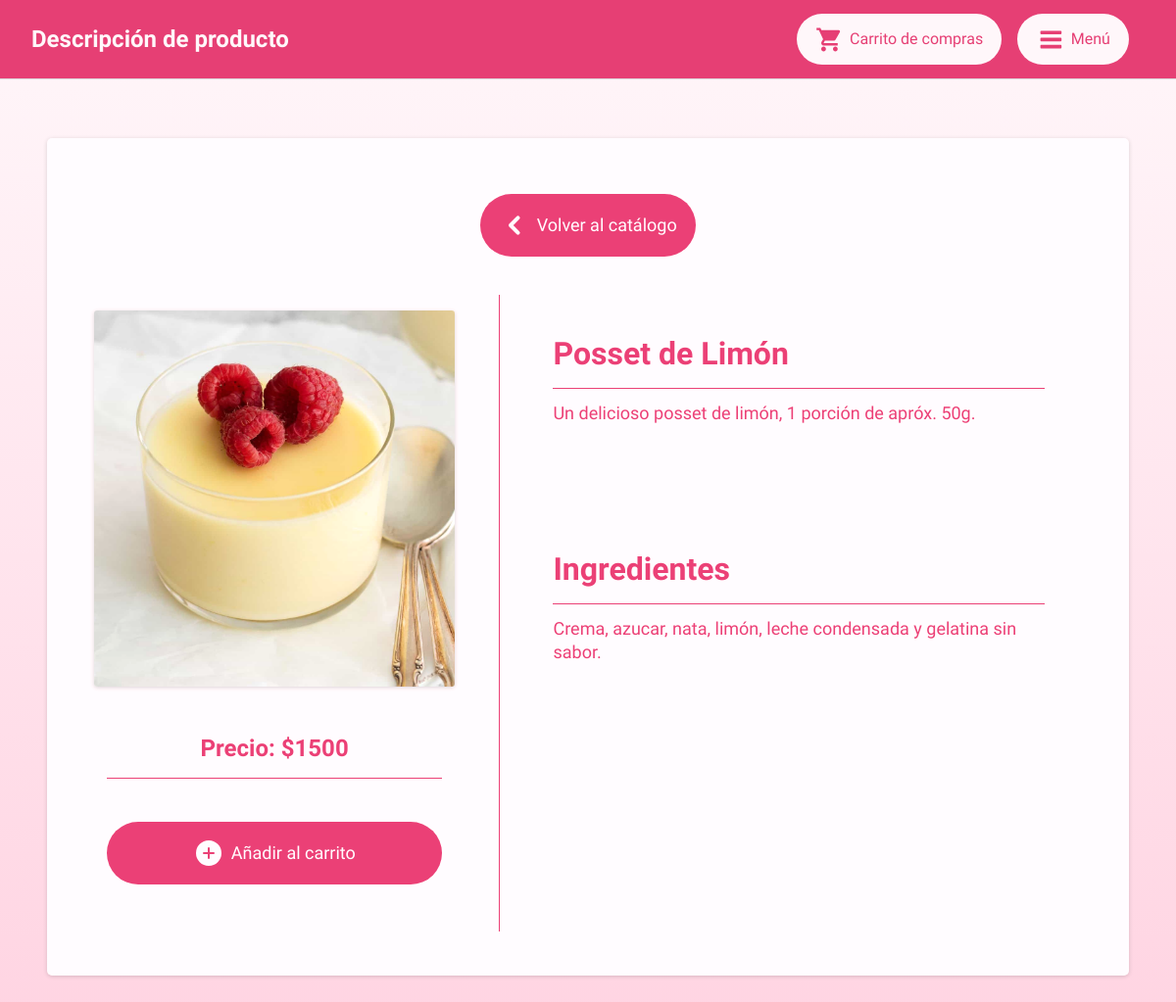
The page /viewproduct.php?id=9&isAdded=na&sc=0 on the database its author committed.
### tables this page shows
CREATE TABLE `productdata` (
  `product_id` int(11) NOT NULL,
  `product_name` varchar(50) NOT NULL,
  `product_desc` varchar(100) NOT NULL,
  `product_uniprice` int(20) NOT NULL,
  `product_ingredients` varchar(200) NOT NULL,
  `product_category` varchar(50) NOT NULL,
  `product_image` varchar(50) NOT NULL
);

### common/productinfo.php (the view, shortened to what this page needs)
<?php
if (isset($_GET["id"])) {
    $getid = $_GET["id"];
    prodinfo($conn, $getid);
}
function checkProd($conn)
{
    $sql = "SELECT * FROM scdata WHERE user_mail = '" . $_SESSION["user_mail"] . "' AND user_product = '" . $_SESSION["session_curProductId"] . "'";
    $result = $conn->query($sql);
    if ($result->num_rows > 0) {
        $x = "<script>document.write(minusb);</script><p>Quitar del carrito</p>";
        return $x;
    } else {
        $x = "<script>document.write(plusb);</script><p>Añadir al carrito</p>";
        return $x;
    }
}
function checkOrigin($conn)
{
    if (isset($_GET["sc"])) {
        $sc = $_GET["sc"];
        if ($sc == "0") {
            $x = "
                <a href='catalogue.php?filter=0'>
                    <div class='icontext'>
                        <script>
                            document.write(leftb);
                        </script>
                        <p>Volver al catálogo</p>
                    </div>
                </a>
                    ";
            return $x;
        } else if ($sc == "1") {
            $x = "
                <a href='shopcart.php'>
                    <div class='icontext'>
                        <script>
                            document.write(leftb);
                        </script>
                        <p>Volver a tu carrito</p>
                    </div>
                </a>
                ";
            return $x;
        }
    } else {
        echo "<script>console.log('can't get id[sc]')</script>";
    }
}
function prodinfo($conn, $getid)
{
    $sql = "SELECT * FROM productdata WHERE product_id='$getid'";
    $result = $conn->query($sql);
    showProduct($result, $conn);
}
function showProduct($result, $conn)
{
    if ($result->num_rows > 0) {
        $row = $result->fetch_assoc();
        $product_id = $row["product_id"];
        $product_name = $row["product_name"];
        $product_desc = $row["product_desc"];
        $product_uniprice = $row["product_uniprice"];
        $product_ingredients = $row["product_ingredients"];
        $product_image = $row["product_image"];
        $buttonDisplay = checkProd($conn);
        $backType = checkOrigin($conn);
        echo "
            $backType
            <div class='catalog-container'>
                <div class='catalog-leftdetails'>
                    <img src='files/products/" . $product_image . "' type='viewproduct'>
                    <h2 style='text-align:center' t='bb'>Precio: $" . $product_uniprice . "</h2>
                    <a href='common/addproduct.php?id=" . $product_id . "'>
                        <div class='icontext'>
                            " . $buttonDisplay . "
                        </div>
                    </a>
                </div>
                <div class='catalog-rightdetails'>
                    <div style='margin-bottom: 8rem;'>
                        <h1 t='bb'>" . $product_name . "</h1>
                        <p>" . $product_desc . "</p>
                    </div>
                    <div>
                        <h1 t='bb'>Ingredientes</h1>
                        <p>" . $product_ingredients . "</p>
                    </div>
                </div>
            </div>
        ";
    }
}

### style.css (style rules this page uses)
:root { --co1: #F5EEE6; --co2: #FFF8E3; --co3: #F3D7CA; --co4: #dd8097; --co5: #E1F0DA; --co6: #ACFADF; --co7: #94ADD7; --co8: #7C73C0; --co4u: #a05467; --co4b: #bd6c80; --co4ba: rgb(189, 108, 128, 70%); --lightshadow: rgba(0, 0, 0, 0.24) 0px 3px 8px; --lightshadow2: rgba(0, 0, 0, 0.24) 0px 6px 11px; --shadow2: rgba(100, 100, 111, 0.2) 0px 7px 29px 0px; --brdshdw1: rgba(0, 0, 0, 0.16) 0px 1px 4px; --brdshdw2: rgba(0, 0, 0, 0.02) 0px 1px 3px 0px, rgba(27, 31, 35, 0.15) 0px 0px 0px 1px; --border01: 2px solid var(--co4); -webkit-user-drag: none; }
* { font-family: "Grandstander"; color: var(--co1); min-width: 0; user-select: none; }
a { cursor: pointer; text-decoration: none; font-weight: bold; }
body { background: linear-gradient(180deg, var(--co1) 0%, var(--co3)); margin: 0; color: var(--co8); }
img[type="viewproduct"] { margin: 0; margin-bottom: 2rem; width: 100%; height: 24rem; object-fit: cover; border-radius: 0.2rem; box-shadow: var(--brdshdw1); }
.catalog-container { display: flex; flex-direction: row; align-items: center; justify-content: space-evenly; width: 100%; max-width: 100%; flex-wrap: wrap; }
.catalog-leftdetails { left: 0; width: 40%; padding: 1rem; padding-right: 2.8rem !important; border-right: 0.1rem var(--co4) solid; overflow: hidden; margin: 0 !important; }
.catalog-leftdetails .icontext, .bodybg .icontext { height: 3rem; background-color: var(--co4) !important; justify-content: center; }
.catalog-leftdetails .icontext *, .bodybg .icontext * { color: var(--co1) !important; }
.catalog-rightdetails { right: 0; width: 60%; padding: 1rem; }
h1[t="bb"], h2[t="bb"], h3[t="bb"], h4[t="bb"], h5[t="bb"], h6[t="bb"] { padding-bottom: 1rem; border-bottom: 1px var(--co4) solid; }
.catalog-container:has(.catalog-leftdetails) { flex-wrap: nowrap; justify-content: flex-start; align-items: flex-start; }
.bodybg p { font-size: 18px; line-height: 1.5rem; color: var(--co4u); }
.icontext { display: flex; flex-direction: row; justify-content: space-evenly; align-items: center; background-color: var(--co1); padding: 0.5rem 1rem; border-radius: 5rem; transition: all 0.1s; }
.icontext * { margin: 0.2rem !important; color: var(--co4) !important; }
.icontext p { font-weight: lighter; }
.undernav * { color: var(--co4); margin: 0.8rem; }
.innerbody h1, h2, h3, h4, h5, h6 { color: var(--co1); }

### rows shown on the page
productdata: product_image (picture), product_uniprice "1500", product_name "Posset de Limón", product_desc "Un delicioso posset de limón, 1 porción de apróx. 50g.", product_ingredients "Crema, azucar, nata, limón, leche condensada y gelatina sin sabor."

### other values the page prints
$pagename "Descripción de producto"
